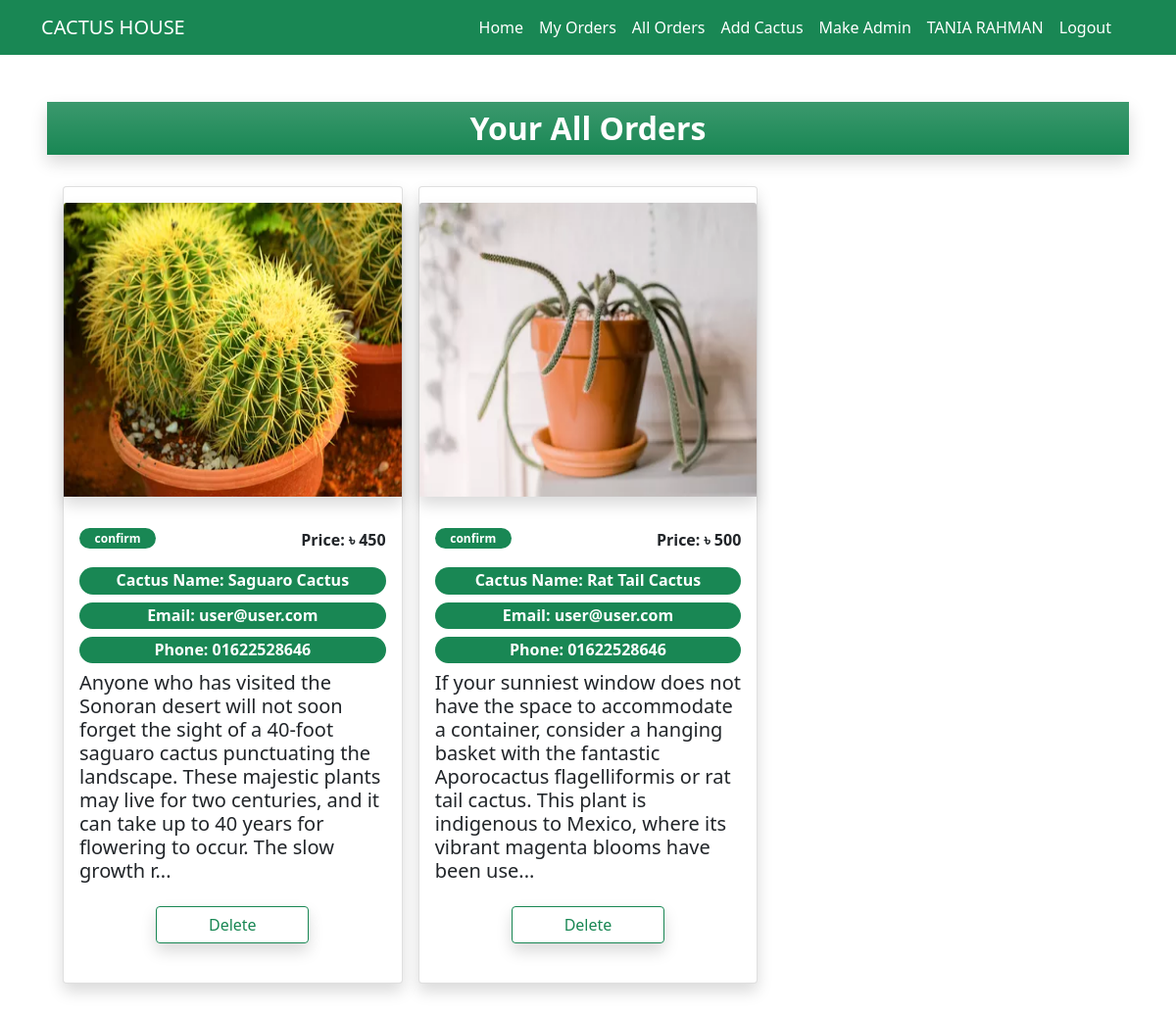
Page /myorder.php (signed in) on the committed database.
### tables this page shows
CREATE TABLE IF NOT EXISTS `orders` (
  `id` int(100) NOT NULL AUTO_INCREMENT,
  `customer_name` varchar(255) NOT NULL,
  `customer_email` varchar(255) NOT NULL,
  `product_name` varchar(255) NOT NULL,
  `price` int(100) NOT NULL,
  `image` varchar(255) NOT NULL,
  `description` varchar(1000) NOT NULL,
  `status` varchar(255) NOT NULL,
  `phone` varchar(255) NOT NULL,
  PRIMARY KEY (`id`)
);

### myorder.php (the view, shortened to what this page needs)
<?php
include_once('header.php');
?>
<div class="mx-5 mt-5">
      <h2 class="bg-success bg-gradient shadow mt-2 fw-bold p-2 text-white text-center">
        Your All Orders
      </h2>
      <div
        class="container bg-trasparent my-3 p-3"
        style= "position: relative"
      >
        <div class="row row-cols-1 row-cols-xs-2 row-cols-sm-2 row-cols-lg-3 g-3">
<?php
include_once('dbconnect.php');
$email = $_SESSION['user_email'];
$query = mysqli_query($connection,"SELECT * FROM orders where customer_email = '$email'");
while($row = mysqli_fetch_array($query)){
    $id = $row['id'];
    $customer_email = $row['customer_email'];
    $product_name = $row['product_name'];
    $price = $row['price'];
    $image = $row['image'];
    $description = $row['description'];
    $status = $row['status'];
    $phone = $row['phone'];
?>
            <div class="col">
              <div class="card h-100 shadow">
                <img
                  src="images/<?php echo $image;?>"
                  class="card-img-top img-fluid mx-auto m-3 shadow"
                  style= "width: 350px; height:300px"
                  alt="..."
                />
                <div class="card-body">
                  <div class="clearfix mb-3">
                    <span class="float-start badge rounded-pill bg-success w-25">
                      <?php echo $status;?>
                    </span>
                    <span class="float-end price-hp fw-bold">
                      Price: &#2547; <?php echo $price;?>
                    </span>
                  </div>
                  <h6 class="card-title rounded-pill bg-success fw-bold p-1 text-white text-center">
                    Cactus Name: <?php echo $product_name;?>
                  </h6>
                  <h6 class="card-title rounded-pill bg-success fw-bold p-1 text-white text-center">
                    Email: <?php echo $customer_email;?>
                  </h6>
                  <h6 class="card-title rounded-pill bg-success fw-bold p-1 text-white text-center">
                    Phone: <?php echo $phone;?>
                  </h6>
                  <h5 class="card-title">
                    <?php echo substr($description,0,250);?>...
                  </h5>
                  <div class="text-center my-4">
                    <a href="deleteorder.php?del=<?php echo $id;?>" class="btn btn-outline-success w-50 shadow">
                      Delete
                    </a>
                  </div>
                </div>
              </div>
            </div>
          <?php } ?>
        </div>
      </div>
    </div>

### css/style.css (style rules this page uses)
a { text-decoration: none; }

### rows in the picture
orders: image (picture), status "confirm", price "450", product_name "Saguaro Cactus", customer_email "user@user.com", phone "01622528646", description "Anyone who has visited the Sonoran desert will not soon forget the sight of a 40-foot saguaro cactus punctuating the landscape. These majestic plants may live for two centuries, and it can take up to 40 years for flowering to occur. The slow growth r"
orders: image (picture), status "confirm", price "500", product_name "Rat Tail Cactus", customer_email "user@user.com", phone "01622528646", description "If your sunniest window does not have the space to accommodate a container, consider a hanging basket with the fantastic Aporocactus flagelliformis or rat tail cactus. This plant is indigenous to Mexico, where its vibrant magenta blooms have been use"

### other values in the picture
$_SESSION['user_name'] "TANIA RAHMAN"
